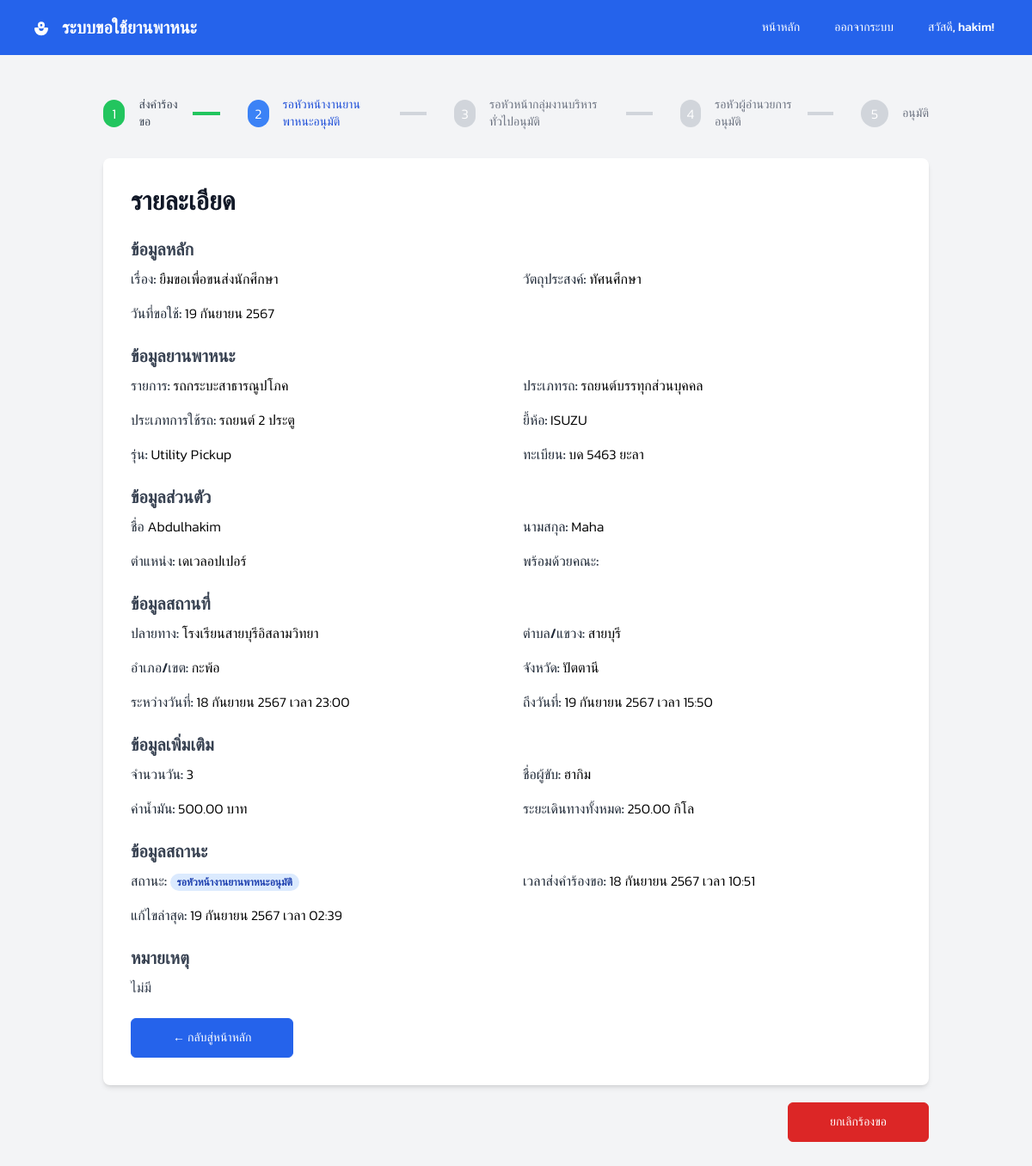
Page /view_request.php?id=2 (signed in) on the committed database.
### tables this page shows
CREATE TABLE `carrequests` (
  `id` int(11) NOT NULL,
  `title` varchar(255) NOT NULL,
  `first_name` varchar(255) NOT NULL,
  `last_name` varchar(255) NOT NULL,
  `position` varchar(255) NOT NULL,
  `user_id` int(11) NOT NULL,
  `car_id` int(11) DEFAULT NULL,
  `purpose` text NOT NULL,
  `request_date` date NOT NULL,
  `destination` text DEFAULT NULL,
  `subdistrict` varchar(255) DEFAULT NULL,
  `district` varchar(255) DEFAULT NULL,
  `province` varchar(255) DEFAULT NULL,
  `departure_time` timestamp NULL DEFAULT NULL,
  `return_time` timestamp NULL DEFAULT NULL,
  `manday` int(11) DEFAULT NULL,
  `driver_name` varchar(255) DEFAULT NULL,
  `oil_expense` decimal(5,2) DEFAULT NULL,
  `total_distance` decimal(6,2) DEFAULT NULL,
  `remarks` text DEFAULT NULL,
  `status_id` int(11) DEFAULT NULL,
  `created_at` timestamp NOT NULL DEFAULT current_timestamp(),
  `updated_at` timestamp NOT NULL DEFAULT current_timestamp() ON UPDATE current_timestamp(),
  `company` varchar(255) DEFAULT NULL
);

CREATE TABLE `requeststatus` (
  `id` int(11) NOT NULL,
  `name` varchar(50) NOT NULL,
  `description` text DEFAULT NULL,
  `created_at` timestamp NOT NULL DEFAULT current_timestamp(),
  `updated_at` timestamp NOT NULL DEFAULT current_timestamp() ON UPDATE current_timestamp()
);

### view_request.php (the view, shortened to what this page needs)
<?php
require_once 'config/connect.php';
$request_id = (int) $_GET['id'];
try {
    $stmt = $conn->prepare("
        SELECT
            cr.id,
            cr.title,
            cr.first_name,
            cr.last_name,
            cr.position,
            cr.user_id,
            cr.car_id,
            cr.purpose,
            cr.request_date,
            cr.destination,
            cr.subdistrict,
            cr.district,
            cr.province,
            cr.departure_time,
            cr.return_time,
            cr.manday,
            cr.driver_name,
            cr.oil_expense,
            cr.total_distance,
            cr.remarks,
            rs.name AS status_name,
            cr.created_at,
            cr.updated_at,
			cr.company
        FROM
            carrequests cr
        INNER JOIN
            requeststatus rs ON cr.status_id = rs.id
        WHERE
            cr.id = :request_id AND cr.user_id = :user_id
        LIMIT 1
    ");
    $stmt->execute([
        'request_id' => $request_id,
        'user_id' => $_SESSION['user_id']
    ]);
    $request = $stmt->fetch(PDO::FETCH_ASSOC);
	if ($request['car_id'] === NULL) {
		$request['category'] = NUll;
		$request['usage_type'] = NUll;
		$request['registration_type'] = NUll;
		$request['make'] = NUll;
		$request['model'] = NUll;
		$request['license_plate'] = NUll;
	} else {
		 $stmt = $conn->prepare("
			SELECT
				*
			FROM
				cardetails_view
			WHERE
				id = :car_id
			LIMIT 1
    	");
    	$stmt->execute(['car_id' => $request['car_id']]);
   	 	$request_view = $stmt->fetch(PDO::FETCH_ASSOC);
		$request['category'] = $request_view['category'];
		$request['usage_type'] = $request_view['usage_type'];
		$request['registration_type'] = $request_view['registration_type'];
		$request['make'] = $request_view['make'];
		$request['model'] = $request_view['model'];
		$request['license_plate'] = $request_view['license_plate'];
	}
} catch (PDOException $e) {
    error_log("Database error while fetching car request: " . $e->getMessage());
    header("Location: index.php?error=" . urlencode("Database error. Please try again later."));
    exit();
}
$stages = ['Requested', 'Head Assigned', 'Supervisor Approved', 'Director Approved', 'Approved'];
$current_stage_index = array_search($request['status_name'], $stages);
function parseDate($org_date, $is_time = false) {
    $thai_months = [
        1 => 'มกราคม', 'กุมภาพันธ์', 'มีนาคม', 'เมษายน', 'พฤษภาคม', 'มิถุนายน',
        'กรกฎาคม', 'สิงหาคม', 'กันยายน', 'ตุลาคม', 'พฤศจิกายน', 'ธันวาคม'
    ];
    $date = new DateTime($org_date);
    $day = $date->format('j');
    $month = (int)$date->format('n');
    $year = $date->format('Y');
    $year_be = $year + 543;
    $formatted_date = "{$day} {$thai_months[$month]} {$year_be}";
    if ($is_time) {
        $time = $date->format('H:i');
        $formatted_date .= " เวลา {$time}";
    }
    return $formatted_date;
}
?>
<!DOCTYPE html>
<html lang="en">
<head>
	<?php include "includes/font.php"; ?>
	<script src="https://cdn.tailwindcss.com?plugins=forms"></script>
</head>
<body class="bg-gray-100">
	<?php include "includes/nav.php"; ?>
	<section class="py-12">
		<div class="max-w-5xl mx-auto px-4 sm:px-6 lg:px-8">
			<nav aria-label="Breadcrumb" class="mb-8">
				<ol class="flex space-x-4">
					<?php foreach ($stages as $index => $stage): ?>
					<?php
                            if ($index < $current_stage_index) {
                                $state = 'completed';
                            } elseif ($index === $current_stage_index) {
                                $state = 'current';
                            } else {
                                $state = 'upcoming';
                            }
                            if ($state === 'completed') {
                                $circleColor = 'bg-green-500';
                                $textColor = 'text-gray-700';
                                $connectorColor = 'bg-green-500';
                            } elseif ($state === 'current') {
                                $circleColor = 'bg-blue-500';
                                $textColor = 'text-blue-700';
                                $connectorColor = 'bg-gray-300';
                            } else {
                                $circleColor = 'bg-gray-300';
                                $textColor = 'text-gray-500';
                                $connectorColor = 'bg-gray-300';
                            }
                        ?>
					<li class="flex items-center">
						<span
							class="flex items-center justify-center w-8 h-8 rounded-full <?php echo $circleColor; ?> text-white">
							<?php echo $index + 1; ?>
						</span>
						<span class="ml-4 text-sm font-medium <?php echo $textColor; ?>">
							<?php
								switch ($stage) {
									case "Requested":
										echo "ส่งคำร้องขอ";
										break;
									case "Head Assigned":
										echo "รอหัวหน้างานยานพาหนะอนุมัติ";
										break;
									case "Supervisor Approved":
										echo "รอหัวหน้ากลุ่มงานบริหารทั่วไปอนุมัติ";
										break;
									case "Director Approved":
										echo "รอหัวผู้อำนวยการอนุมัติ";
										break;
									case "Approved":
										echo "อนุมัติ";
										break;
								}
							?>
						</span>
						<?php if ($index < count($stages) - 1): ?>
						<span class="mx-4 h-1 w-10 <?php echo $connectorColor; ?>"></span>
						<?php endif; ?>
					</li>
					<?php endforeach; ?>
				</ol>
			</nav>
			<div class="bg-white shadow-md rounded-lg p-8">
				<h2 class="text-3xl font-extrabold text-gray-900 mb-6">รายละเอียด</h2>
				<div class="space-y-6">
					<div>
						<h3 class="text-xl font-semibold text-gray-700 mb-2">ข้อมูลหลัก</h3>
						<div class="grid grid-cols-1 md:grid-cols-2 gap-4">
							<div>
								<span class="font-medium text-gray-800">เรื่อง:</span>
								<?php echo htmlspecialchars($request['title']); ?>
							</div>
							<div>
								<span class="font-medium text-gray-800">วัตถุประสงค์:</span>
								<?php echo nl2br(htmlspecialchars($request['purpose'])); ?>
							</div>
							<div>
								<span class="font-medium text-gray-800">วันที่ขอใช้:</span>
								<?php echo parseDate($request['request_date']) ?>
							</div>
						</div>
					</div>
					<div>
						<h3 class="text-xl font-semibold text-gray-700 mb-2">ข้อมูลยานพาหนะ</h3>
						<div class="grid grid-cols-1 md:grid-cols-2 gap-4">
							<div>
								<span class="font-medium text-gray-800">รายการ:</span>
								<?php echo ($request['category']) ? $request['category'] : '-' ?>
							</div>
							<div>
								<span class="font-medium text-gray-800">ประเภทรถ:</span>
								<?php echo ($request['registration_type']) ? $request['registration_type'] : '-' ?>
							</div>
							<div>
								<span class="font-medium text-gray-800">ประเภทการใช้รถ:</span>
								<?php echo ($request['usage_type']) ? $request['usage_type'] : '-' ?>
							</div>
							<div>
								<span class="font-medium text-gray-800">ยี้ห้อ:</span>
								<?php echo ($request['make']) ? $request['make'] : '-' ?>
							</div>
							<div>
								<span class="font-medium text-gray-800">รุ่น:</span>
								<?php echo ($request['model']) ? $request['model'] : '-' ?>
							</div>
							<div>
								<span class="font-medium text-gray-800">ทะเบียน:</span>
								<?php echo ($request['license_plate']) ? $request['license_plate'] : '-' ?>
							</div>
						</div>
					</div>
					<div>
						<h3 class="text-xl font-semibold text-gray-700 mb-2">ข้อมูลส่วนตัว</h3>
						<div class="grid grid-cols-1 md:grid-cols-2 gap-4">
							<div>
								<span class="font-medium text-gray-800">ชื่อ</span>
								<?php echo htmlspecialchars($request['first_name']); ?>
							</div>
							<div>
								<span class="font-medium text-gray-800">นามสกุล:</span>
								<?php echo htmlspecialchars($request['last_name']); ?>
							</div>
							<div>
								<span class="font-medium text-gray-800">ตำแหน่ง:</span>
								<?php echo htmlspecialchars($request['position']); ?>
							</div>
							<div>
								<span class="font-medium text-gray-800">พร้อมด้วยคณะ: </span>
							</div>
						</div>
					</div>
					<div>
						<h3 class="text-xl font-semibold text-gray-700 mb-2">ข้อมูลสถานที่</h3>
						<div class="grid grid-cols-1 md:grid-cols-2 gap-4">
							<div>
								<span class="font-medium text-gray-800">ปลายทาง:</span>
								<?php echo htmlspecialchars($request['destination'] ?? 'N/A'); ?>
							</div>
							<div>
								<span class="font-medium text-gray-800">ตำบล/แขวง:</span>
								<?php echo htmlspecialchars($request['subdistrict'] ?? 'N/A'); ?>
							</div>
							<div>
								<span class="font-medium text-gray-800">อำเภอ/เขต:</span>
								<?php echo htmlspecialchars($request['district'] ?? 'N/A'); ?>
							</div>
							<div>
								<span class="font-medium text-gray-800">จังหวัด:</span>
								<?php echo htmlspecialchars($request['province'] ?? 'N/A'); ?>
							</div>
							<div>
								<span class="font-medium text-gray-800">ระหว่างวันที่:</span>
								<?php
                                    echo ($request['departure_time']) ? parseDate($request['departure_time'], true) : 'N/A';
                                ?>
							</div>
							<div>
								<span class="font-medium text-gray-800">ถึงวันที่:</span>
								<?php
                                    echo ($request['return_time']) ? parseDate($request['return_time'],true) : 'N/A';
                                ?>
							</div>
						</div>
					</div>
					<div>
						<h3 class="text-xl font-semibold text-gray-700 mb-2">ข้อมูลเพิ่มเติม</h3>
						<div class="grid grid-cols-1 md:grid-cols-2 gap-4">
							<div>
								<span class="font-medium text-gray-800">จำนวนวัน:</span>
								<?php echo htmlspecialchars($request['manday'] ?? 'N/A'); ?>
							</div>
							<div>
								<span class="font-medium text-gray-800">ชื่อผู้ขับ:</span>
								<?php echo htmlspecialchars($request['driver_name'] ?? 'N/A'); ?>
							</div>
							<div>
								<span class="font-medium text-gray-800">ค่าน้ำมัน:</span>
								<?php echo ($request['oil_expense'] !== null) ?  htmlspecialchars(number_format($request['oil_expense'], 2)) . ' บาท' : 'N/A'; ?>
							</div>
							<div>
								<span class="font-medium text-gray-800">ระยะเดินทางทั้งหมด:</span>
								<?php echo ($request['total_distance'] !== null) ? htmlspecialchars(number_format($request['total_distance'], 2)) . ' กิโล' : 'N/A'; ?>
							</div>
						</div>
					</div>
					<div>
						<h3 class="text-xl font-semibold text-gray-700 mb-2">ข้อมูลสถานะ</h3>
						<div class="grid grid-cols-1 md:grid-cols-2 gap-4">
							<div>
								<span class="font-medium text-gray-800">สถานะ:</span>
								<?php
                                    switch (strtolower($request['status_name'])) {
                                        case 'head assigned':
                                            echo "<span class='px-2 inline-flex text-xs leading-5 font-semibold rounded-full bg-blue-100 text-blue-800'>รอหัวหน้างานยานพาหนะอนุมัติ</span>";
                                            break;
                                    }
                                ?>
							</div>
							<div>
								<span class="font-medium text-gray-800">เวลาส่งคำร้องขอ:</span>
								<?php echo parseDate($request['created_at'],true); ?>
							</div>
							<div>
								<span class="font-medium text-gray-800">แก้ไขล่าสุด:</span>
								<?php echo parseDate($request['updated_at'],true); ?>
							</div>
						</div>
					</div>
					<div>
						<h3 class="text-xl font-semibold text-gray-700 mb-2">หมายเหตุ</h3>
						<p class="text-gray-700">
							<?php echo nl2br(htmlspecialchars($request['remarks'] ?? 'N/A')); ?>
						</p>
					</div>
				</div>
				<div class="mt-6">
					<a href="index.php"
						class="inline-block shrink-0 rounded-md border border-blue-600 bg-blue-600 px-12 py-3 text-sm font-medium text-white transition hover:bg-transparent hover:text-blue-600 focus:outline-none focus:ring active:text-blue-500">
						&larr; กลับสู่หน้าหลัก
					</a>
				</div>
			</div>
			<?php if(!in_array($request['status_name'], ['Cancelled', 'Approved', 'Rejected'])): ?>
			<div class="flex justify-end mt-5 space-x-4">
				<button id="rejectButton"
					class="inline-block shrink-0 rounded-md border border-red-600 bg-red-600 px-12 py-3 text-sm font-medium text-white transition hover:bg-transparent hover:text-red-600 focus:outline-none focus:ring active:text-red-500">
					ยกเลิกร้องขอ
				</button>
			</div>
			<?php endif ?>
		</div>
	</section>
</body>
</html>

### includes/font.php (shortened to what this page needs)
<link href="https://cdn.jsdelivr.net/npm/tailwindcss@2.2.19/dist/tailwind.min.css" rel="stylesheet">
<link rel="stylesheet" href="styles/fonts.css">

### includes/nav.php (shortened to what this page needs)
<?php
$isLoggedIn = isset($_SESSION['user_id']);
$username = $isLoggedIn ? htmlspecialchars($_SESSION['username']) : '';
?>
<nav class="bg-blue-600">
	<div class="max-w-7xl mx-auto px-4 sm:px-6 lg:px-8">
		<div class="flex items-center justify-between h-16">
			<div class="flex-shrink-0">
				<a href="index.php" class="flex items-center">
					<span class="text-white font-bold text-xl ml-2">ระบบขอใช้ยานพาหนะ</span>
				</a>
			</div>
			<div class="hidden md:block">
				<div class="ml-10 flex items-baseline space-x-4">
					<a href="index.php"
						class="text-white px-3 py-2 rounded-md text-sm font-medium hover:bg-blue-700">หน้าหลัก</a>
					<?php if ($isLoggedIn): ?>
					<a href="logout.php"
						class="text-white px-3 py-2 rounded-md text-sm font-medium hover:bg-blue-700">ออกจากระบบ</a>
					<span class="text-white px-3 py-2 rounded-md text-sm font-medium">สวัสดี,
						<?php echo $username; ?>!</span>
					<?php endif; ?>
				</div>
			</div>
		</div>
	</div>
</nav>

### rows in the picture
carrequests: title "ยืมขอเพื่อขนส่งนักศีกษา", purpose "ทัศนศึกษา", request_date "19 กันยายน 2567", first_name "Abdulhakim", last_name "Maha", position "เดเวลอปเปอร์", destination "โรงเรียนสายบุรีอิสลามวิทยา", subdistrict "สายบุรี", district "กะพ้อ", province "ปัตตานี", departure_time "18 กันยายน 2567 เวลา 23:00", return_time "19 กันยายน 2567 เวลา 15:50", manday "3", driver_name "ฮากิม", oil_expense "500.00", total_distance "250.00", created_at "18 กันยายน 2567 เวลา 10:51", updated_at "19 กันยายน 2567 เวลา 02:39", remarks "ไม่มี"

### other values in the picture
$username "hakim"
$request['category'] "รถกระบะสาธารณูปโภค"
$request['registration_type'] "รถยนต์บรรทุกส่วนบุคคล"
$request['usage_type'] "รถยนต์ 2 ประตู"
$request['make'] "ISUZU"
$request['model'] "Utility Pickup"
$request['license_plate'] "บด 5463 ยะลา"
